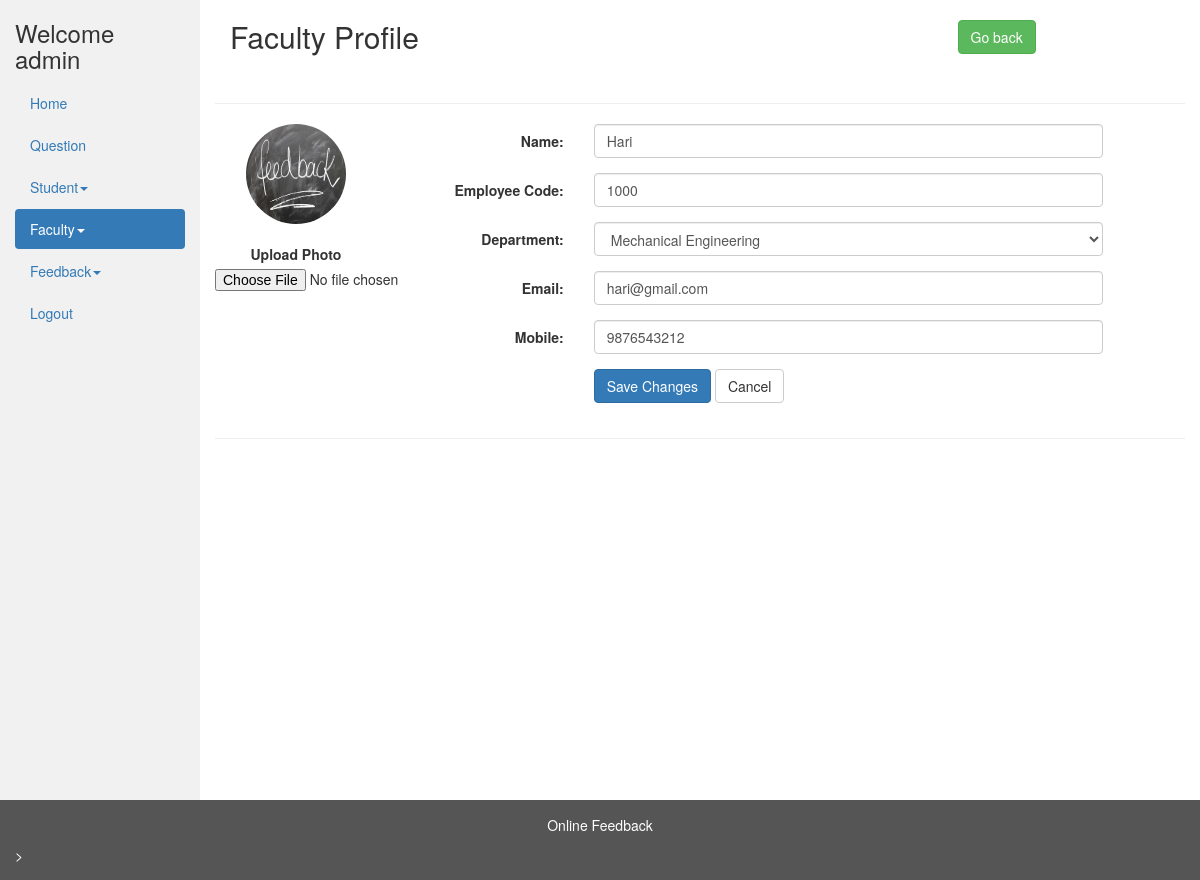
Page /admin/view_faculty_profile.php?faculty_id=1 (signed in) on the earlier database version.
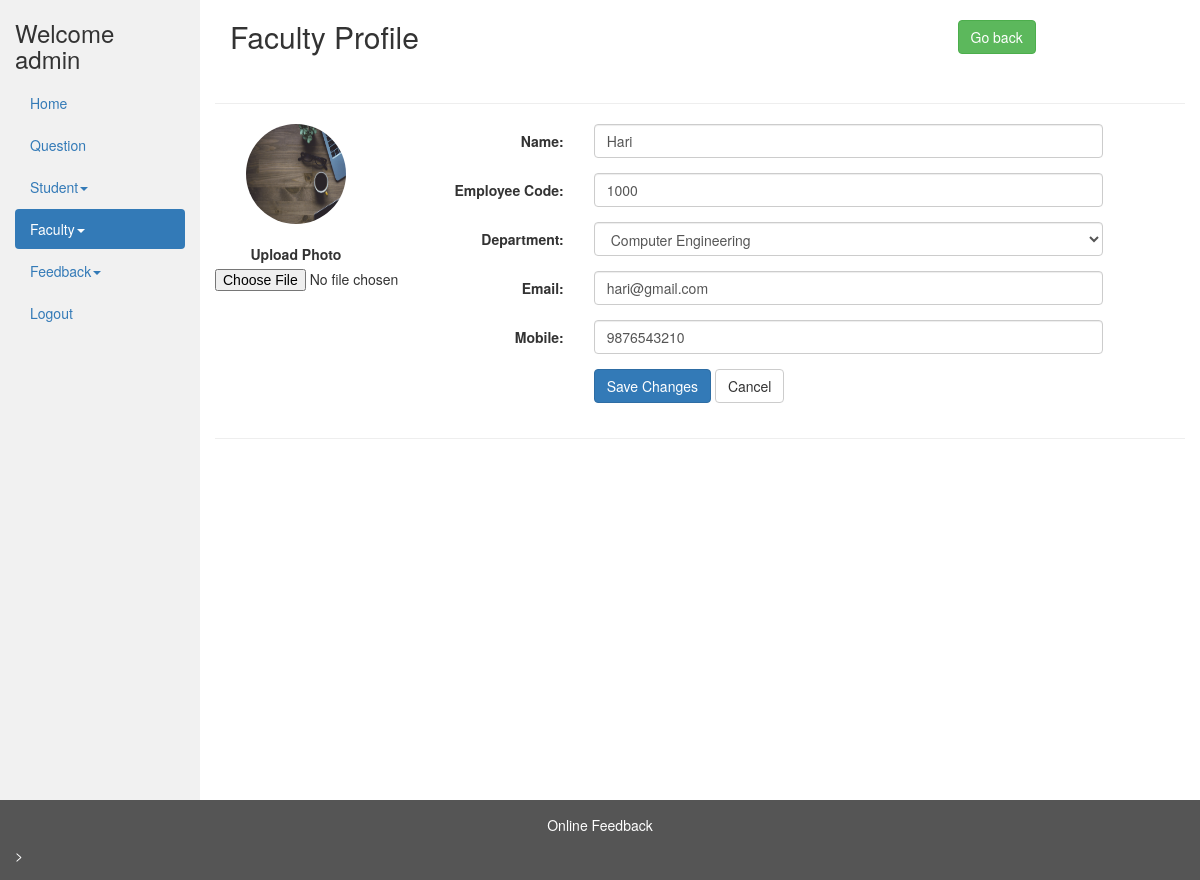
Same page on the later database version.
### tables this page shows
CREATE TABLE `faculty` (
  `id` int(11) NOT NULL,
  `name` varchar(30) NOT NULL,
  `emp_code` varchar(30) NOT NULL,
  `department_id` int(11) NOT NULL,
  `email` varchar(255) NOT NULL,
  `mobile` bigint(20) NOT NULL,
  `image` varchar(500) NOT NULL DEFAULT '../img/no_image.jpg'
);

CREATE TABLE `department` (
  `id` int(11) NOT NULL,
  `name` varchar(250) NOT NULL
);

### admin/view_faculty_profile.php (the view, shortened to what the changed rows need)
<?php
include_once '../database/dbconfig.php';
$faculty_id = $_GET['faculty_id'];
$sql = "SELECT * FROM `faculty` WHERE `id` = " . $faculty_id;
$result_query = mysqli_query($conn, $sql);
$row = mysqli_fetch_array($result_query);
$name = $row['name'];
$department_id = $row['department_id'];
$emp_code = $row['emp_code'];
$email = $row['email'];
$mobile = $row['mobile'];
$image = $row['image'];
?>
    <!DOCTYPE html>
    <html lang="en">
    <head>
        <link rel="stylesheet" href="../css/bootstrap-3.4.1.min.css">
    </head>
    <body>
        <div class="container-fluid">
            <div class="row content">
                <div class="col-sm-10">
                    <div class="container-fluid">
                        <div class="row">
                            <div class="col-md-9">
                                <h2>Faculty Profile</h2>
                            </div><br />
                        </div>
                    </div>
                    <br />
                    <div class="row">
                      <div class="container-fluid">
                        <form class="form-horizontal" method="post" action="faculty_profile_update.php?faculty_id=<?php echo $faculty_id; ?>" enctype="multipart/form-data">
                            <div class="col-md-2">
                                <div class="text-center">
                                    <img src=<?php echo $image ?> class="avatar img-circle" alt="avatar" style="height: 100px; width: 100px;">
                                    <br />
                                    <br />
                                    <div class="form-group">
                                        <label>Upload Photo</label>
                                        <input type="file" name="image">
                                    </div>
                                </div>
                            </div>
                            <div class="col-md-10 personal-info">
                                    <div class="form-group">
                                        <div class="col-lg-8">
                                            <input name="name" class="form-control" required="required" type="text" value="<?php echo $name ?>">
                                        </div>
                                    </div>
                                    <div class="form-group">
                                        <div class="col-md-8">
                                            <input name="emp_code" class="form-control" required="required" minlength="6" maxlength="6" type="text" onkeypress="return isNumber(event)" value="<?php echo $emp_code ?>">
                                        </div>
                                    </div>
                                    <div class="form-group">
                                        <div class="col-lg-8">
                                            <select name="department_id" class="form-control" required="required">
                                            <?php
                                              $sql = "select * from department";
                                              $result = mysqli_query($conn, $sql);
                                              while ($row = mysqli_fetch_array($result)) {
                                            ?>
                                                  <option <?php if($department_id == $row['id']) echo "selected"; ?> value="<?php echo $row['id'] ?>"><?php echo $row['name'] ?> </option>
                                                  <?php
                                              }
                                              ?>
                                  </select>
                              </div>
                          </div>
                          <div class="form-group">
                              <div class="col-lg-8">
                                  <input name="email" class="form-control" required="required" type="email" value="<?php echo $email ?>">
                              </div>
                          </div>
                          <div class="form-group">
                              <div class="col-lg-8">
                                  <input name="mobile" class="form-control" required="required" type="text" maxlength="10" onkeypress="return isNumber(event)" value="<?php echo $mobile; ?>">
                              </div>
                          </div>
                        </form>
                        </div>
                    </div>
                </div>
            </div>
        </div>
    </body>
    </html>

Differences in the rows shown:
changed faculty "Hari": image: a different picture; department_id "Mechanical Engineering" → "Computer Engineering"; mobile "9876543212" → "9876543210"
